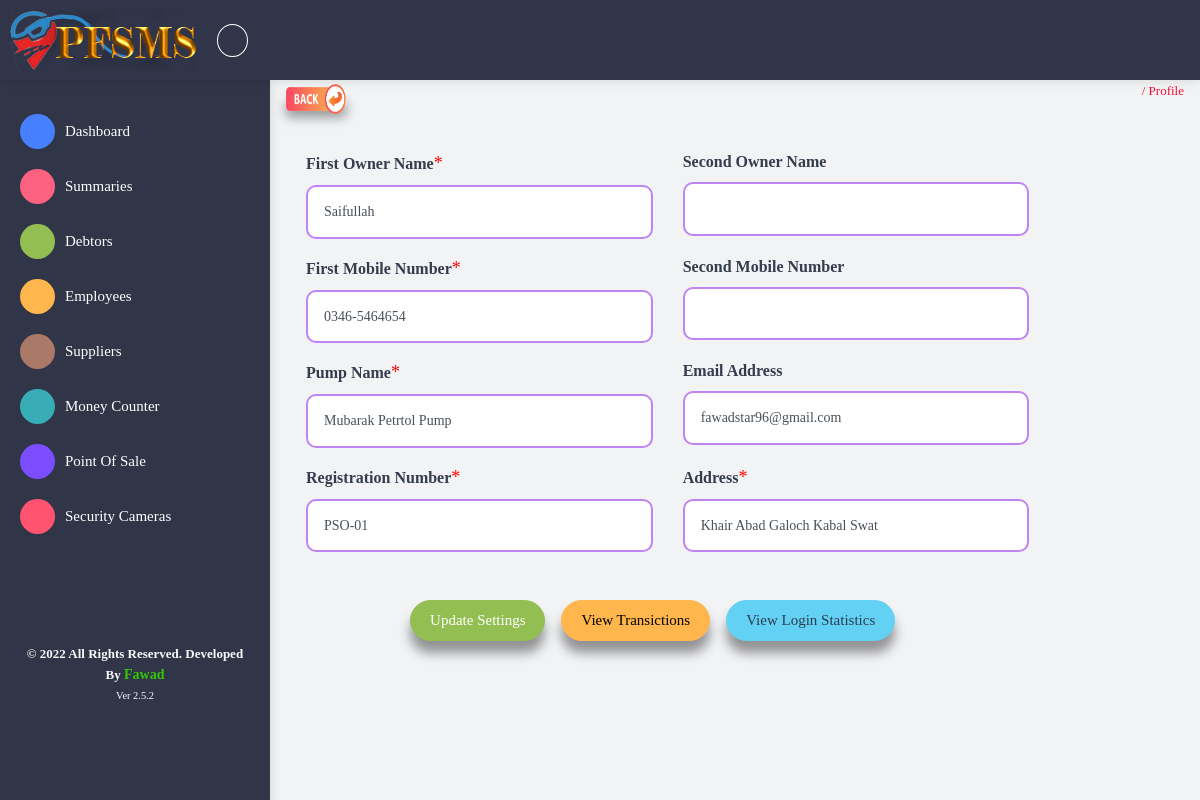
/Accout-Profile (signed in), run on the app's committed database.
### Web/models.py (models this page shows, shortened)
class Account_Setting(models.Model):
    id = models.AutoField(primary_key=True)
    Admin = models.ForeignKey(User, on_delete=models.CASCADE)
    First_Owner = models.CharField(max_length=255)
    Second_Owner = models.CharField(max_length=255, default=None)
    Pump_Name = models.CharField(max_length=255)
    Pump_Address = models.CharField(max_length=255)
    First_Owner_Mobile = models.CharField(max_length=255)
    Secon_Owner_Mobile = models.CharField(max_length=255, default=None)
    Owner_Email = models.CharField(max_length=255)
    Pump_Reg_No = models.CharField(max_length=255)
    class Meta:
        verbose_name_plural = "Account Details"

### Web/views.py (the view, shortened to what this page needs)
# urls.py: path('Accout-Profile', views.profile, name="Profile"),
@login_required(login_url='/Login')
def profile(request):
    if not models.Summary.objects.filter(Admin=request.user):
        messages.error(request, 'Sorry! You Dont Have Any Record Please SignUp First Thank You')
    else:
        if not models.Account_Setting.objects.filter(Admin=request.user):
            messages.error(request, 'Sorry! You Dont Have Any Record Please Signup First')
        else:
            AccountData = models.Account_Setting.objects.filter(Admin=request.user)
            Transictions = models.Cash_Transaction.objects.filter(Admin=request.user)
            loginStatistics = models.Login_Statistics.objects.filter(Admin=request.user).order_by('-id')
            return render(request, 'Profile.html',
                          {'data': AccountData, 'Transictions': Transictions, 'loginStatistics': loginStatistics})
    return render(request, 'Profile.html')

### Web/models.py (called while the page is built)
    def __str__(self):
        return self.Date.strftime('%d/%b/%Y')

### Web/templates/Profile.html (shortened to what this page needs)
{% extends 'Base.html' %}
{% load static %}
{% block linkTitle %}Profile {% endblock %}
{% block backButton %}
    <a class="cardStyling" role="button" onclick="goBack()" href="#"><img src="{% static 'resources/images/back.png' %}"
                                                                          alt="Back" width="60"
                                                                          height="30"></a> {% endblock %}
{% block body %}
    <form class="needs-validation" method="POST" action="" novalidate>
        <div class="card-block">
            <div class="form-group row">
                {% if data %}
                    {% for i in data %}
                        <div class="col-md-5">
                            <label class="required"><strong>First Owner Name</strong></label>
                            <input type="text" class="form-control style" name="first_owner" value="{{ i.First_Owner }}"
                                   required>
                        </div>
                        <div class="col-md-5">
                            <label><strong>Second Owner Name</strong></label>
                            <input type="text" class="form-control style" name="second_owner"
                                   value="{{ i.Second_Owner }}">
                        </div>
                        <div class="col-md-5 mt-3">
                            <label class="required"><strong>First Mobile Number</strong></label>
                            <input type="text" class="form-control style" name="first_mob_no"
                                   value="{{ i.First_Owner_Mobile }}" required>
                        </div>
                        <div class="col-md-5 mt-3">
                            <label><strong>Second Mobile Number</strong></label>
                            <input type="text" class="form-control style" name="second_mob_no"
                                   value="{{ i.Secon_Owner_Mobile }}">
                        </div>
                        <div class="col-md-5 mt-3">
                            <label class="required"><strong>Pump Name</strong></label>
                            <input type="text" class="form-control style" name="pump_name" value="{{ i.Pump_Name }}"
                                   required>
                        </div>
                        <div class="col-md-5 mt-3">
                            <label><strong>Email Address</strong></label>
                            <input type="email" class="form-control style" name="email" value="{{ i.Owner_Email }}">
                        </div>
                        <div class="col-md-5 mt-3">
                            <label class="required"><strong>Registration Number</strong></label>
                            <input type="text" class="form-control style" name="reg_no" value="{{ i.Pump_Reg_No }}"
                                   required>
                        </div>
                        <div class="col-md-5 mt-3">
                            <label class="required"><strong>Address</strong></label>
                            <input type="text" class="form-control style" name="address" value="{{ i.Pump_Address }}"
                                   required>
                        </div>
                    {% endfor %}
                    <div class="row justify-content-center col-10 mt-5">
                        <button type="submit" class="btn btn-round btn-success cardStyling">Update Settings</button>
                        <button type="button" class="btn btn-round btn-warning ml-3 cardStyling" data-target="#add"
                                data-toggle="modal" data-dismiss="modal">View Transictions
                        </button>
                        <button type="button" class="btn btn-round btn-info text-dark ml-3 cardStyling"
                                data-target="#statistics" data-toggle="modal" data-dismiss="modal">View Login Statistics
                        </button>
                    </div>
                {% endif %}
            </div>
        </div>
    </form>
{% endblock body %}

### Web/templates/Base.html (style rules this page uses)
.style { padding: 16px; border: 2px solid #be85f2; border-radius: 10px; }
.required:after { font-size: 18px; content: "*"; color: red; }
.cardStyling { box-shadow: 0 12px 12px 0 rgba(0, 0, 0, 0.4); }

### data on the page
Account_Setting: first_owner "Saifullah", first_mob_no "0346-5464654", pump_name "Mubarak Petrtol Pump", email "fawadstar96@gmail.com", reg_no "PSO-01", address "Khair Abad Galoch Kabal Swat"
